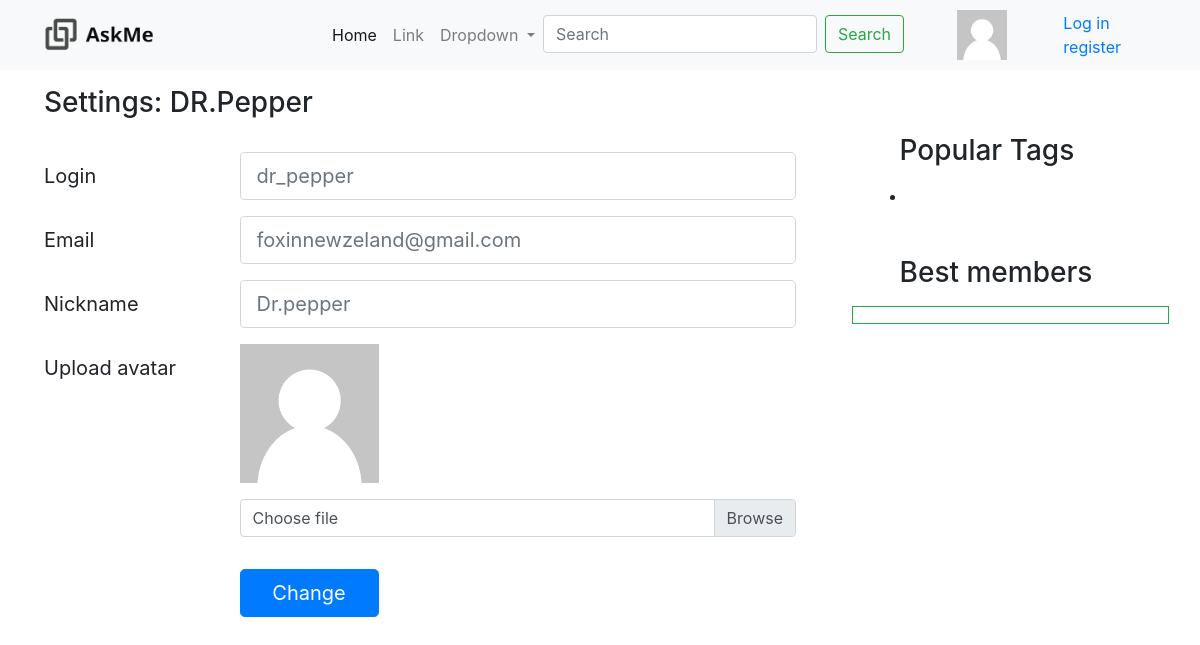
Before: /settings/ with the older database file.
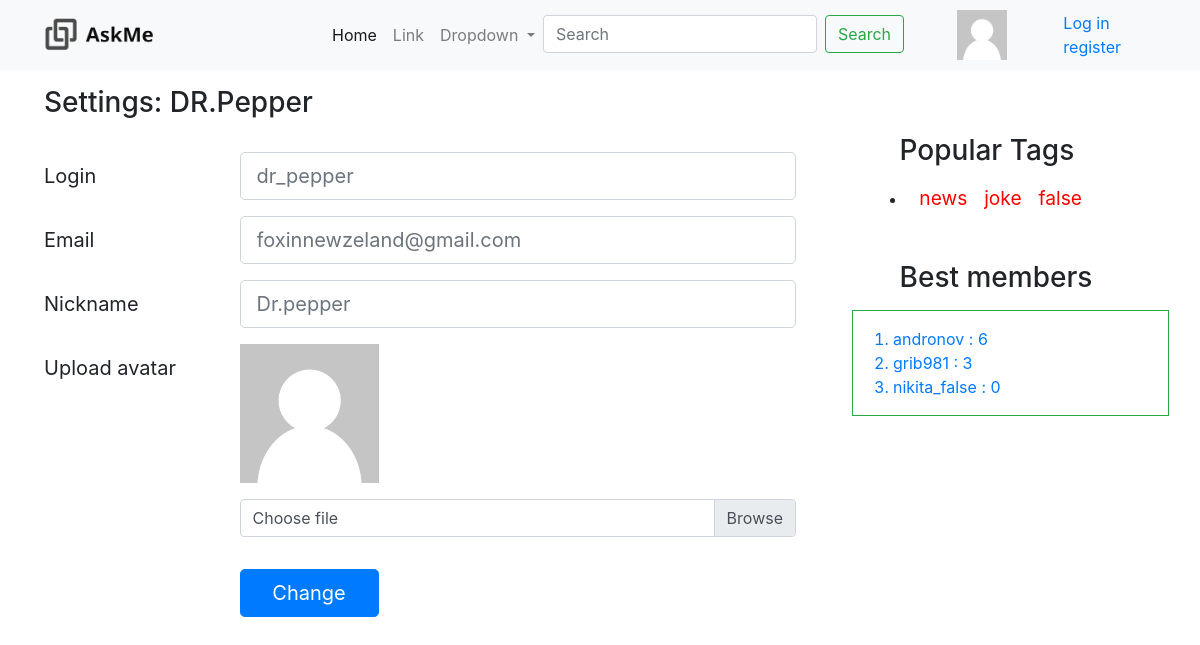
After: the same page with the newer database file.
### asker/models.py (models this page shows, shortened)
class Tag (models.Model):
    tagname = models.CharField(max_length = 128)
    objects = TagManager()
    count = models.IntegerField(default=0)

class Profile (models.Model):
    user = models.OneToOneField(settings.AUTH_USER_MODEL, on_delete=models.CASCADE)
    rating = models.IntegerField(default=0)
    objects = ProfileManager()

### asker/views.py (the view)
# urls.py: path('settings/', views.settings, name ='settings'),
def settings(request):
    flag = 0
    username = 'none'
    if request.user.is_authenticated:
        flag = 1
        username = request.user.username
    users_top = Profile.objects.user_top()
    popular_tags = Tag.objects.popular_tags()
    return render(request, 'settings.html' , {'is_login' : flag , 'users_top' : users_top ,
                                              'popular_tags' : popular_tags,
                                              'username': username
                                              })

### asker/models.py (called while the page is built)
    def user_top(self):
        return self.order_by('-rating') [:8]

    def popular_tags(self):
        return self.order_by('-count')[:20]

### templates/settings.html (shortened to what this page needs)
{% extends "base.html" %}
{% load static %}
{% block content %}
    <div class="col -8">
        <div class="row">
            <h3>Settings: DR.Pepper</h3>
            <form class=" mt-4">
                <div class="form-group row">
                    <label for="colFormLabelLg" class="col-sm-3 col-form-label col-form-label-lg">Login</label>
                    <div class="col-sm-9">
                      <input type="email" class="form-control form-control-lg" id="colFormLabelLg" placeholder="dr_pepper">
                    </div>
                </div>
                <div class="form-group row">
                    <label for="colFormLabelLg" class="col-sm-3 col-form-label col-form-label-lg">Email</label>
                    <div class="col-sm-9">
                      <input type="email" class="form-control form-control-lg" id="colFormLabelLg" placeholder="foxinnewzeland@gmail.com">
                    </div>
                </div>
                <div class="form-group row">
                    <label for="colFormLabelLg" class="col-sm-3 col-form-label col-form-label-lg">Nickname</label>
                    <div class="col-sm-9">
                      <input type="email" class="form-control form-control-lg" id="colFormLabelLg" placeholder="Dr.pepper">
                    </div>
                </div>
                <div class="form-group row">
                    <label for="colFormLabelLg" class="col-sm-3 col-form-label col-form-label-lg">Upload avatar</label>
                    <div class="col-sm-9">
                     <img class = "settings_image" src = "{% static "img/avatar.png" %}">
                        <div class="custom-file">
                            <label class="custom-file-label mt-3" for="customFile">Choose file</label>
                            <button type="button" class="btn btn-primary btn-lg w-25 ml-0 mt-5">Change</button>
                        </div>
                    </div>
                </div>
            </form>
        </div>
    </div>
{% endblock %}

### templates/base.html (shortened to what this page needs)
{% load static %}
<!doctype html>
<html lang="en">
  <head>
    <link rel="stylesheet" href=" {% static "css/bootstrap.min.css" %}">
    <link rel="stylesheet" href= " {% static "css/index.css" %}">
  </head>
  <body>
    <nav class="navbar navbar-expand-lg navbar-light bg-light">
      <a class="navbar-brand w-25 h-25" href="{% url 'index'%}">
        <img class="ml-3" src="{% static "img\logo1.png" %}" alt="logo" width="45%" height="25%">
      </a>
      <div class="collapse navbar-collapse" id="navbarSupportedContent">
        <ul class="navbar-nav mr-auto">
          <li class="nav-item active">
            <a class="nav-link" href="{% url 'index'%}">Home <span class="sr-only">(current)</span></a>
          </li>
          <li class="nav-item">
            <a class="nav-link" href="#">Link</a>
          </li>
          <li class="nav-item dropdown">
            <a class="nav-link dropdown-toggle" href="#" id="navbarDropdown" role="button" data-toggle="dropdown" aria-haspopup="true" aria-expanded="false">
              Dropdown
            </a>
          </li>
          <li>
            <form class="form-inline my-2 my-lg-0">
              <input class="form-control mr-sm-2" type="search" placeholder="Search" aria-label="Search">
              <button class="btn btn-outline-success my-2 my-sm-0" type="submit">Search</button>
            </form>
          </li>
        </ul>
          <div class="nav-item">
              <img src="{% static "img/avatar.png" %}" width="50px" height="50x">
          </div>
          <div class="nav-item ml-2 mr-5">
              <div class="row">
                  <div class="col pl-5">
                      {% if is_login %}
                    <p id="parag">{{ username }}</p>
                  </div>
              </div>
              <div class="row">
                <div class="col">
                  <a href="{% url 'settings' %}">Settings</a>
                </div>
                <div class="col">
                  <a href="{% url 'logout' %}">Log out</a>
                </div>
                      {% else %}
                  <div class="col">
                      <a href="{% url 'login' %}">Log in</a>
                  </div>
                  <div class="col">
                    <a href="{% url 'signup' %}">register</a>
                  </div>
                        {% endif %}
              </div>
          </div>
      </div>
    </nav>
    <div class="container mr-3 mt-3">
        <div class = "row">
        {% block content %}
        {% endblock %}
            <div class="col-4 ml-2 pl-5 mt-5">
              <h3 class="leftMenu mb-3">Popular Tags</h3>
              <div class="container">
                <ul>
                  <li>
                      {% for tag in popular_tags %}
                          <a class="cloudTag_1" href="{% url 'tag' tag.tagname %}">{{tag.tagname}}</a>
                      {% endfor %}
                  </li>
                </ul>
              </div>
              <h3 class="leftMenu mb-3 mt-5">Best members</h3>
              <div class="border border-success">
                <ol class="mt-3">
                    {% for user in users_top %}
                        <li class="text-primary"> {{user.user.username}} : {{ user.rating }}</li>
                    {% endfor %}
                </ol>
              </div>
            </div>
        </div>
    </div>
  </body>
</html>

### static/css/index.css (style rules this page uses)
h3.leftMenu { margin-left: 15%; }
a.cloudTag_1 { font-size: 1.2em; margin-left: 5%; color: red; }
img.settings_image { width : 25%; height: auto; }

Changed rows visible on the page:
added Tag: tagname "news"
added Tag: tagname "joke"
added Tag: tagname "false"
added Profile: user.username "andronov", rating "6"
added Profile: user.username "grib981", rating "3"
added Profile: user.username "nikita_false", rating "0"
